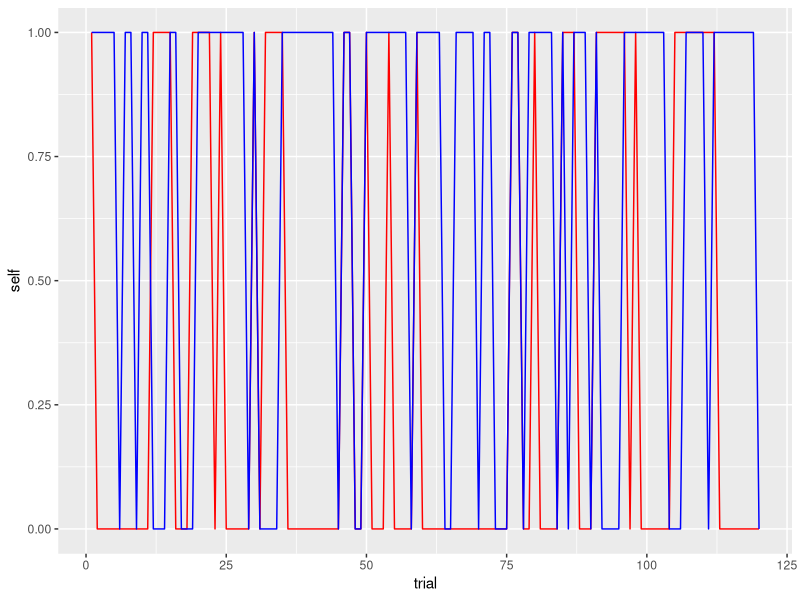

Write R code to recreate this figure.
## ---- chunk 1
knitr::opts_chunk$set(echo = TRUE)
## ---- chunk 2
library(tidyverse)
## ---- chunk 3

random_agent <- function(bias) {
  choice <- rbinom(1,1, bias)
  return(choice)
}

bias <- 0.5

random_choice <- random_agent(bias)
random_choice

## ---- chunk 4
trials <- 120

random_choice <- rep(NA, trials)

for(trial in seq(trials)) {
  random_choice[trial] <- random_agent(bias)
}

df1 <- tibble(trial = seq(trials), choice = random_choice)



## ---- chunk 5
#Agent with a strong reaction to loosing, meaning it sticks more to the strategy of staying when losing. 
wsls_agent_strong <- function(prev_choice, feedback, bias_lose, bias_win) {
  if (feedback == 0) { #lose stay
    if(prev_choice == 0) { 
      choice = rbinom(1, 1, (1-bias_lose))}
    if(prev_choice == 1) { 
      choice = rbinom(1, 1, bias_lose)}
      }
  else if (feedback == 1) { #win shift
    if(prev_choice == 0) { 
      choice = rbinom(1, 1, bias_win)}
    if(prev_choice == 1) { 
      choice = rbinom(1, 1, (1-bias_win))}
  }
  return(choice)  }

## ---- chunk 6
#random agent bias
bot_bias <- 0.7
bias_lose <- 0.9
bias_win <- 0.7



self <- rep(NA, trials)
bot <- rep(NA, trials)

self[1] <- random_agent(0.5)

for(trial in seq(trials)) {
  bot[trial] <- random_agent(bot_bias)
}

for (trial in 2:trials){
  if(self[trial-1] == bot[trial-1]) {
    feedback = 1
  } else {feedback = 0}
  self[trial] <- wsls_agent_strong(prev_choice = self[trial-1], feedback, bias_lose, bias_win)
}


print(self)

## ---- chunk 7
#Sanity check plot
performance_df <- tibble(self, bot, trial = seq(trials), feedback = as.numeric(self==bot))

performance_df %>% ggplot() +
  geom_line(color = "red", aes(trial, self)) +
  geom_line(color = "blue", aes(trial, bot))



## ---- chunk 8
performance_df <- tibble(self, bot, trial = seq(trials), feedback = as.numeric(self==bot))

performance_df <- performance_df %>% 
  mutate(cumulative_self = cumsum(feedback)/seq_along(feedback))



